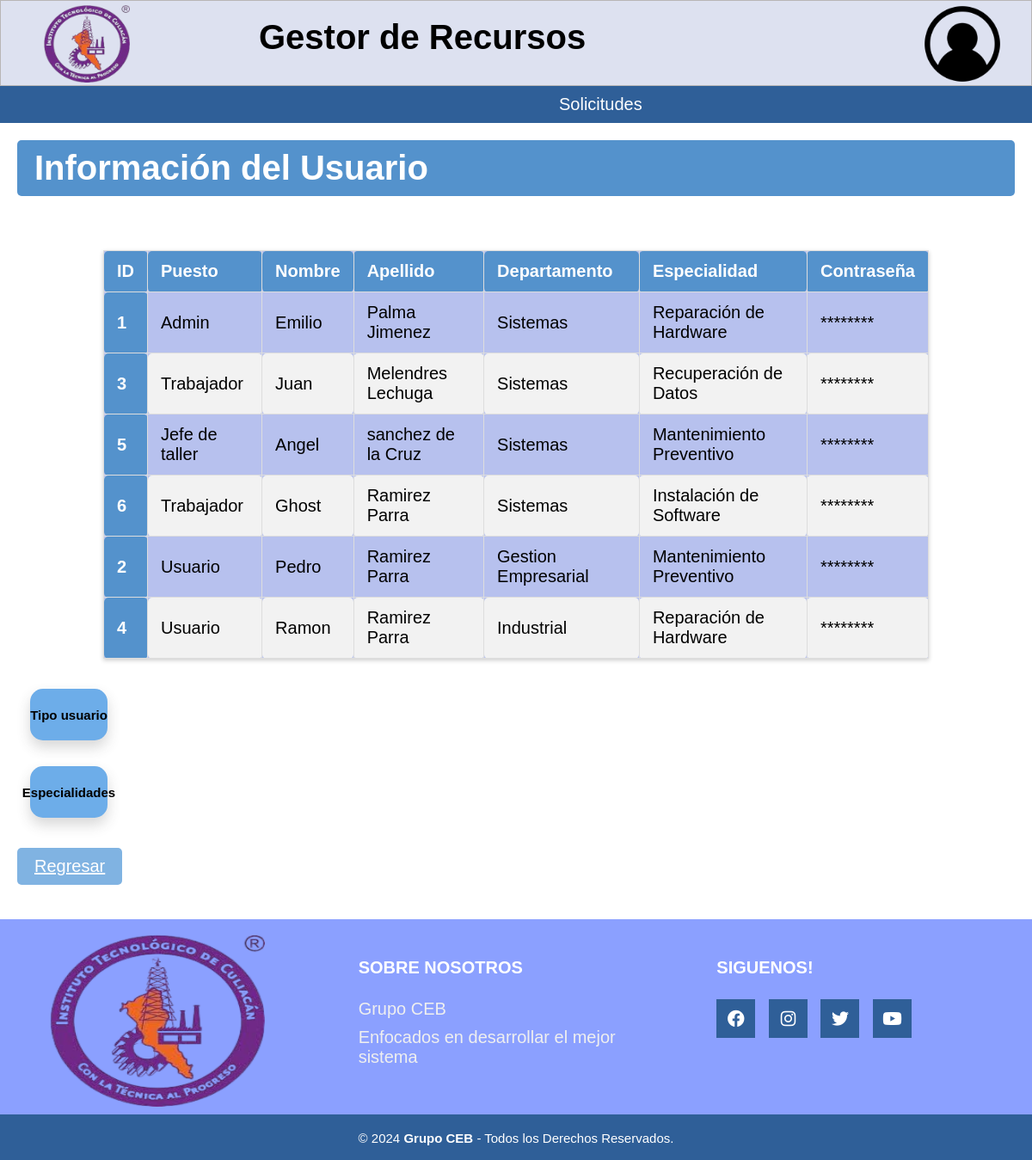
/Usuario/Usuario.php (signed in), run on the app's committed database.
### tables this page shows
Create table Usuarios(
Id_usuario int not null auto_increment primary key,
Id_Utipo int not null,
nombre varchar(50) not null,
apellido varchar(50) not null,
Id_departamento int not null,
Id_especial int not null,
contraseña varchar(20)
);

Create table Tipo_Usuarios(
Id_Utipo int not null auto_increment primary key,
Utipo varchar(50) not null
);

Create table departamento(
Id_departamento int not null auto_increment primary key,
nombre varchar(50) not null,
J_departamento varchar(100) not null
);

Create table catalogo_especial(
Id_especial int not null primary key auto_increment,
Especial text not null
);

### Usuario/Usuario.php (the view, shortened to what this page needs)
<?php
include('../BD/ConexionBD.php');
$nombre = $_SESSION['nombre'];
$sql_select = "SELECT * FROM usuarios WHERE nombre = '$nombre'";
$result = $conn->query($sql_select);
$Usu = $result->fetch_assoc();
?>
<!DOCTYPE html>
<html lang="en">
<head>
	<link rel="stylesheet" href="https://cdnjs.cloudflare.com/ajax/libs/font-awesome/4.7.0/css/font-awesome.min.css">
    <link rel="stylesheet" href="../CSS/menu.css" type="text/css">
    <link rel="stylesheet" href="../CSS/cabecera.css" type="text/css">
    <link rel="stylesheet" href="../CSS/pie_pagina.css" type="text/css">
    <link rel="stylesheet" href="../CSS/tablas_boton.css" type="text/css">
    <link rel="stylesheet" href="../CSS/formularios.css" type="text/css">
    <link rel="stylesheet" href="../CSS/departamentos.css" type="text/css">
        <link
          rel="stylesheet"
          href="https://cdnjs.cloudflare.com/ajax/libs/font-awesome/6.1.1/css/all.min.css"
        />
</head>
<header class="cabecera_p">
    <div class="cabecera">
        <h1 class="nom_sis">Gestor de Recursos</h1>
        <a href="../Menu.php"><img src="../Imagenes/logo.png" class="img-logo" alt="Logo"></a>
        <a href="#"><img src="../Imagenes/avatar.png" class="img-avatar" alt="Avatar"></a>
    </div>
    <div class="header">
        <ul class="nav">
            <?php if ($Usu['Id_Utipo'] == 1 || $Usu['Id_Utipo'] == 2 || $Usu['Id_Utipo'] == 3 || $Usu['Id_Utipo'] == 4): ?>
                <li><a href="#">Solicitudes</a>
                </li>
            <?php endif; ?>
        </ul>
    </div>
</header>
</head>
<body>
    <h1 class="titulo">Información del Usuario</h1>
    <br>
    <?php
	include('../BD/ConexionBD.php');
	$sql = "SELECT
        Usuarios.Id_usuario,
        Tipo_Usuarios.Utipo AS Utipo,
        Usuarios.nombre,
        Usuarios.apellido,
        departamento.nombre AS nombre_departamento,
        catalogo_especial.Especial AS especial
    FROM Usuarios
    JOIN Tipo_Usuarios ON Usuarios.Id_Utipo = Tipo_Usuarios.Id_Utipo
    JOIN departamento ON Usuarios.Id_departamento = departamento.Id_departamento
    JOIN catalogo_especial ON Usuarios.Id_especial = catalogo_especial.Id_especial";
	$result = $conn->query($sql);
	echo "<table class='tabla'>";
	echo "<thead>";
	echo "<tr class='cont'>";
	echo "<th scope='col'>ID</th>";
	echo "<th scope='col'>Puesto</th>";
	echo "<th scope='col'>Nombre</th>";
	echo "<th scope='col'>Apellido</th>";
	echo "<th scope='col'>Departamento</th>";
    echo "<th scope='col'>Especialidad</th>";
    echo "<th scope='col'>Contraseña</th>";
	echo "</tr>";
	echo "</thead>";
	echo "<tbody>";
	while ($fila = $result->fetch_assoc()) {
		echo "<tr>";
		echo "<th scope='row'>".$fila['Id_usuario']."</th>";
		echo "<td>". $fila['Utipo']."</td>";
        echo "<td>". $fila['nombre']."</td>";
        echo "<td>". $fila['apellido']."</td>";
        echo "<td>". $fila['nombre_departamento']."</td>";
        echo "<td>". $fila['especial']."</td>";
        echo "<td>********</td>";
		echo "</tr>";
	}
	echo "</tbody>";
	echo "</table>";
?>
<div class="botones">
    <button class="btn_edi" onclick="toggleVisibility('toggleSection')"><p class="tx">Tipo usuario</p></button>
</div>
<div class="botones">
    <button class="btn_edi" onclick="toggleVisibility('toggleSection2')"><p class="tx">Especialidades</p></button>
</div>
	<a href="../Menu.php" class="regresar">Regresar</a>
</body>
<footer class="pie-pagina">
        <div class="grupo-1">
            <div class="box">
                <figure>
                    <a href="Menu.php">
                        <img src="../Imagenes/logo.png" alt="Logo Institucional">
                    </a>
                </figure>
            </div>
            <div class="box">
                <h2>SOBRE NOSOTROS</h2>
                <p>Grupo CEB</p>
                <p>Enfocados en desarrollar el mejor sistema</p>
            </div>
            <div class="box">
                <h2>SIGUENOS!</h2>
                <div class="red-social">
                    <a href="#" class="fa fa-facebook"></a>
                    <a href="#" class="fa fa-instagram"></a>
                    <a href="#" class="fa fa-twitter"></a>
                    <a href="#" class="fa fa-youtube"></a>
                </div>
            </div>
        </div>
        <div class="grupo-2">
            <small>&copy; 2024 <b>Grupo CEB</b> - Todos los Derechos Reservados.</small>
        </div>
    </footer>
</html>

### CSS/menu.css (style rules this page uses)
* { padding: 0px; margin: 0px; }
.header { margin: auto; width: 100%; background-color: #2f5f98; }
ul, ol { list-style: none; }
.nav { display: flex; margin-left: 630px; }
.nav > li { position: relative; float: left; }
.nav li a { background-color: #2f5f98; color: #fff; text-decoration: none; padding: 10px 20px; display: block; }

### CSS/cabecera.css (style rules this page uses)
* { font-family: 'Roboto', sans-serif; }
html { font-size: 20px; overflow-y: auto; }
.cabecera { height: 100px; width: 100%; background-color: rgb(221, 225, 240); border: 0.5px solid rgb(184, 182, 182); }
.nom_sis { position: absolute; margin-top: 20px; margin-left: 300px; }
.img-logo { height: 90px; width: 100px; float: left; margin-left: 50px; margin-top: 5px; }
.img-avatar { height: 100px; width: 100px; float: right; margin-right: 30px; }

### CSS/pie_pagina.css (style rules this page uses)
.pie-pagina { width: 100%; background-color: #8ba0ff; margin-top: 30px; }
.pie-pagina .grupo-1 { width: 100%; max-width: 1200px; margin: auto; display:grid; grid-template-columns: repeat(3, 1fr); grid-gap:50px; padding: 45px 0px; }
.pie-pagina .grupo-1 .box figure { width: 100%; height: 100px; display: flex; justify-content: center; align-items: center; }
.pie-pagina .grupo-1 .box figure img { width: 250px; height: 200px; margin-top: 50px; }
.pie-pagina .grupo-1 .box h2 { color: #fff; margin-bottom: 25px; font-size: 20px; }
.pie-pagina .grupo-1 .box p { color: #efefef; margin-bottom: 10px; }
.pie-pagina .grupo-1 .red-social a { display: inline-block; text-decoration: none; width: 45px; height: 45px; line-height: 45px; color: #fff; margin-right: 10px; background-color: #2f5f98; text-align: center; transition: all 300ms ease; }
.pie-pagina .grupo-2 { background-color: #2f5f98; padding: 15px 10px; text-align: center; color: #fff; }
.pie-pagina .grupo-2 small { font-size: 15px; }

### CSS/tablas_boton.css (style rules this page uses)
.titulo { background-color: #5492cc; color: white; padding: 10px 20px; border: none; border-radius: 5px; cursor: pointer; font-family: 'Poppins', sans-serif; margin-left: 20px; margin-top: 20px; margin-right: 20px; }
.tabla { border-collapse: collapse; width: 80%; margin: 20px auto; font-family: 'Roboto', sans-serif; background-color: #b7c1ee; box-shadow: 0 2px 5px rgba(0, 0, 0, 0.2); }
.cont { text-align: center; }
.tabla th, .tabla td { border: 1px solid #ddd; padding: 12px 15px; text-align: left; }
.tabla th { background-color: #5492cc; color: white; font-weight: bold; }
.tabla td { color: #000000; }
.tabla tbody tr:nth-child(even) { background-color: #f2f2f2; }
.tabla th, table.tabla td { border-radius: 5px; }
a { text-decoration: underline; color: rgb(0, 0, 0); }
.regresar { background-color: #80b3e2; color: white; padding: 10px 20px; border: none; border-radius: 5px; cursor: pointer; font-family: 'Poppins', sans-serif; margin-top: 20px; margin-bottom: 10px; display: inline-block; margin-left: 20px; }

### CSS/formularios.css (style rules this page uses)
.titulo { background-color: #5492cc; color: white; padding: 10px 20px; border: none; border-radius: 5px; cursor: pointer; font-family: 'Poppins', sans-serif; margin-left: 20px; margin-top: 20px; margin-bottom: 20px; margin-right: 20px; }
.regresar { background-color: #80b3e2; color: white; padding: 10px 20px; border: none; border-radius: 5px; cursor: pointer; font-family: 'Poppins', sans-serif; margin-top: 20px; margin-bottom: 10px; display: inline-block; margin-left: 20px; }
* { font-family: 'Poppins', sans-serif; margin: 0; padding: 0; box-sizing: border-box; }

### CSS/departamentos.css (style rules this page uses)
a { text-decoration: underline; color: purple; }
.btn_edi { background-color: #6dade9; border: none; margin: 15px; width: 90px; height: 60px; border-radius: 15px; box-shadow: 0 8px 16px rgba(54, 53, 53, 0.2); transition: transform 0.3s, box-shadow 0.3s; display: flex; align-items: center; justify-content: center; text-decoration: none; }
.botones { display: flex; margin-left: 20px; }
.tx { text-align: center; font-size: 15px; font-weight: bold; color: rgb(0, 0, 0); }

### data on the page
usuarios: Id_usuario "1", Id_Utipo.Utipo "Admin", nombre "Emilio", apellido "Palma Jimenez", Id_departamento.nombre "Sistemas", Id_especial.Especial "Reparación de Hardware"
usuarios: Id_usuario "3", Id_Utipo.Utipo "Trabajador", nombre "Juan", apellido "Melendres Lechuga", Id_departamento.nombre "Sistemas", Id_especial.Especial "Recuperación de Datos"
usuarios: Id_usuario "5", Id_Utipo.Utipo "Jefe de taller", nombre "Angel", apellido "sanchez de la Cruz", Id_departamento.nombre "Sistemas", Id_especial.Especial "Mantenimiento Preventivo"
usuarios: Id_usuario "6", Id_Utipo.Utipo "Trabajador", nombre "Ghost", apellido "Ramirez Parra", Id_departamento.nombre "Sistemas", Id_especial.Especial "Instalación de Software"
usuarios: Id_usuario "2", Id_Utipo.Utipo "Usuario", nombre "Pedro", apellido "Ramirez Parra", Id_departamento.nombre "Gestion Empresarial", Id_especial.Especial "Mantenimiento Preventivo"
usuarios: Id_usuario "4", Id_Utipo.Utipo "Usuario", nombre "Ramon", apellido "Ramirez Parra", Id_departamento.nombre "Industrial", Id_especial.Especial "Reparación de Hardware"
